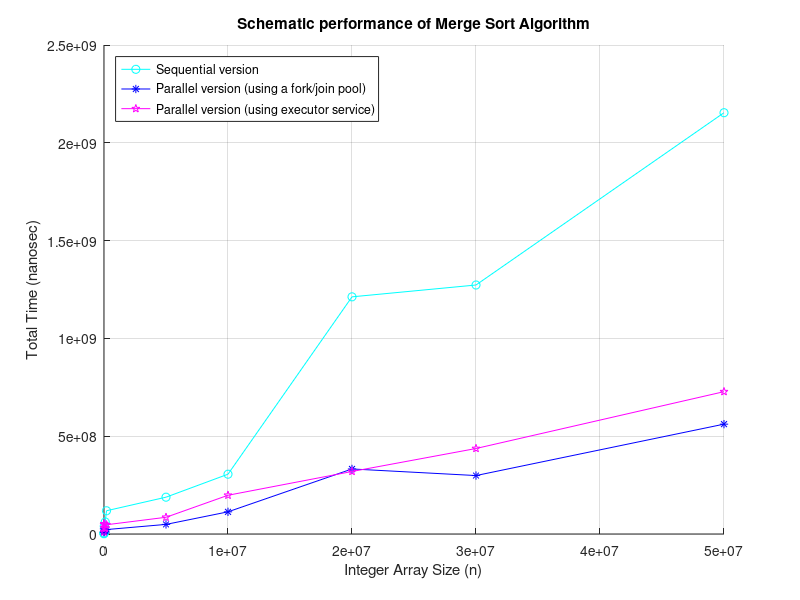
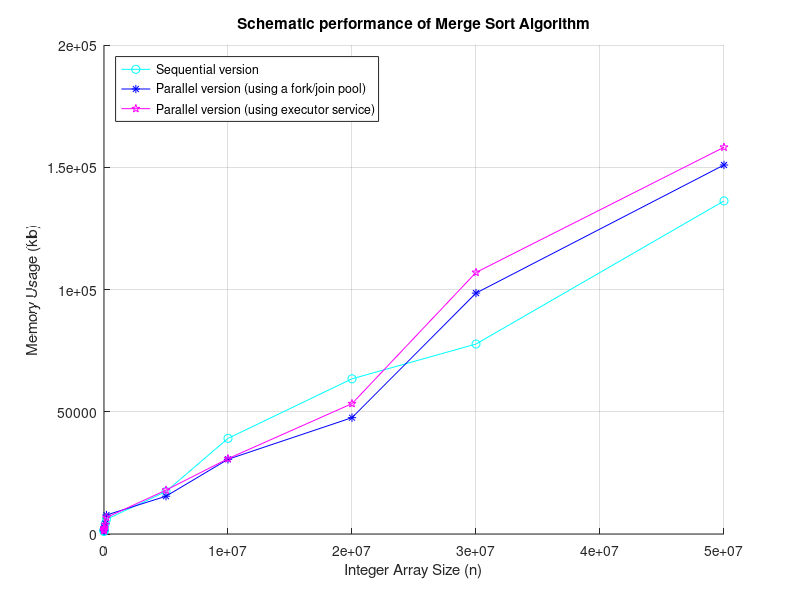

Recreate these plots in MATLAB, in order.
% Object Oriented Concurrent Programming - Homework-I
% @author NubilaPardus
%
n = [20
    200
    2000
    20000
    100000
    200000
    5000000
    10000000
    20000000
    30000000
    50000000
    ];

sequential_memory = [1018,1553,1234,1888,4239,6018,17386,39113,63469,77691,136231];
    
sequential_time = [3083669
    1379190
    4447178
    39436756
    61596433
    118839409
    188219772
    305726668
    1212504029
    1272995870
    2153865818
];

fork_join_memory = [1293,1697,1890,2578,4210,7764,15454,30554,47579,98534,150934];

fork_join_time = [26377476
    8585844
    12324465
    14607314
    15644442
    22683347
    49074316
    113353643
    332502002
    298797895
    561626337
];

executer_memory = [1320,1703,1946,2605,3891,6725,17948,30808,53315,106974,158181];
    
executer_time = [31449339
    10460625
    49368242
    52381894
    29909327
    47330453
    85499973
    198058996
    319609742
    437116274
    727697007
];

%------ Plotting
figure(1)
grid on
hold on
plot(n, sequential_time, 'c-o')
plot(n, fork_join_time, 'b-*')
plot(n, executer_time, 'm-p')
legend({'Sequential version', 'Parallel version (using a fork/join pool)', 'Parallel version (using executor service)'},'Location','northwest')
title('Schematic performance of Merge Sort Algorithm')
xlabel('Integer Array Size (n)')
ylabel('Total Time (nanosec)')


figure(2)
grid on
hold on
plot(n, sequential_memory, 'c-o')
plot(n, fork_join_memory, 'b-*')
plot(n, executer_memory, 'm-p')
legend({'Sequential version', 'Parallel version (using a fork/join pool)', 'Parallel version (using executor service)'},'Location','northwest')
title('Schematic performance of Merge Sort Algorithm')
xlabel('Integer Array Size (n)')
ylabel('Memory Usage (kb)')


